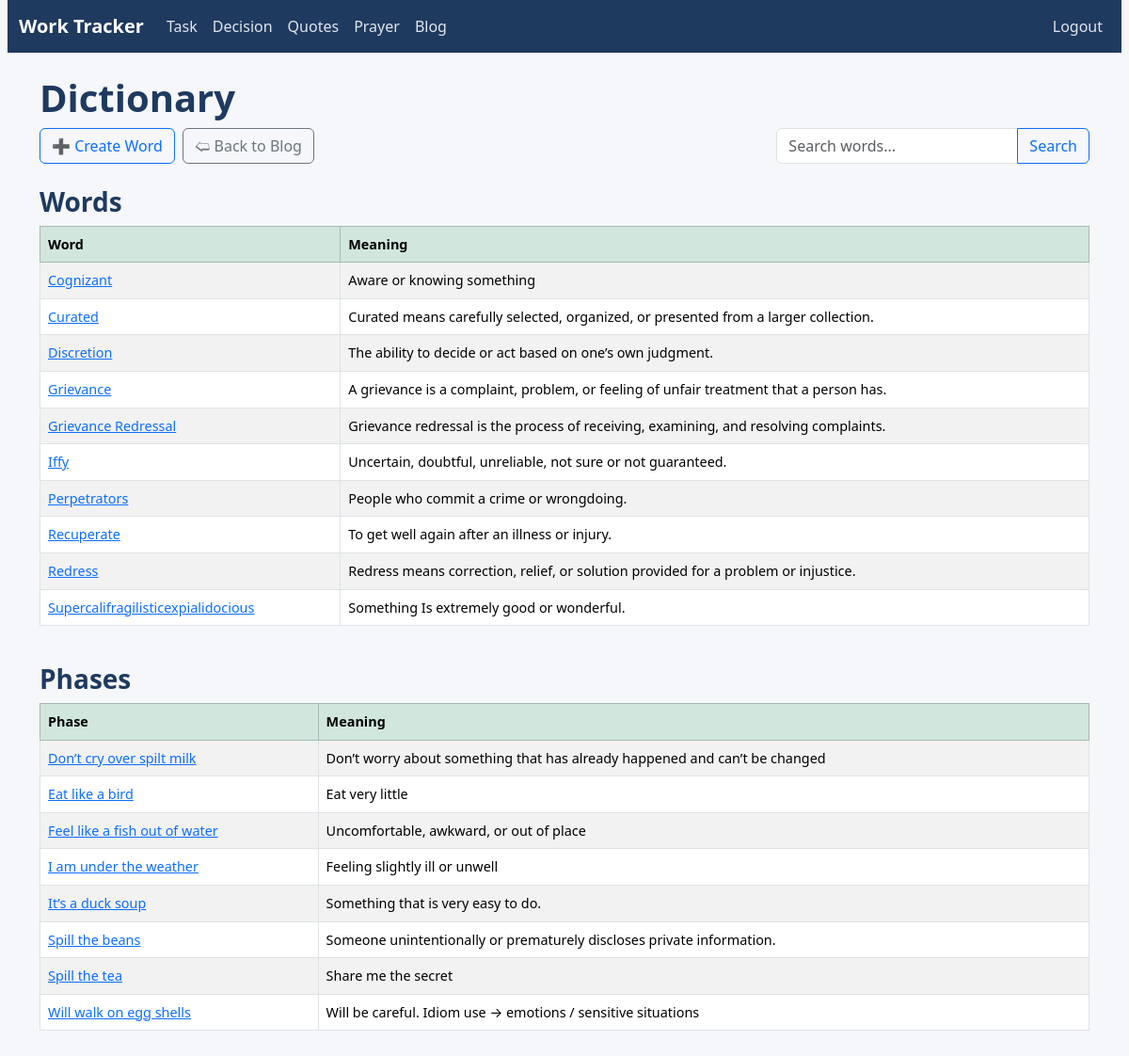
Page /blogs/words/ (signed in) on the earlier database version.
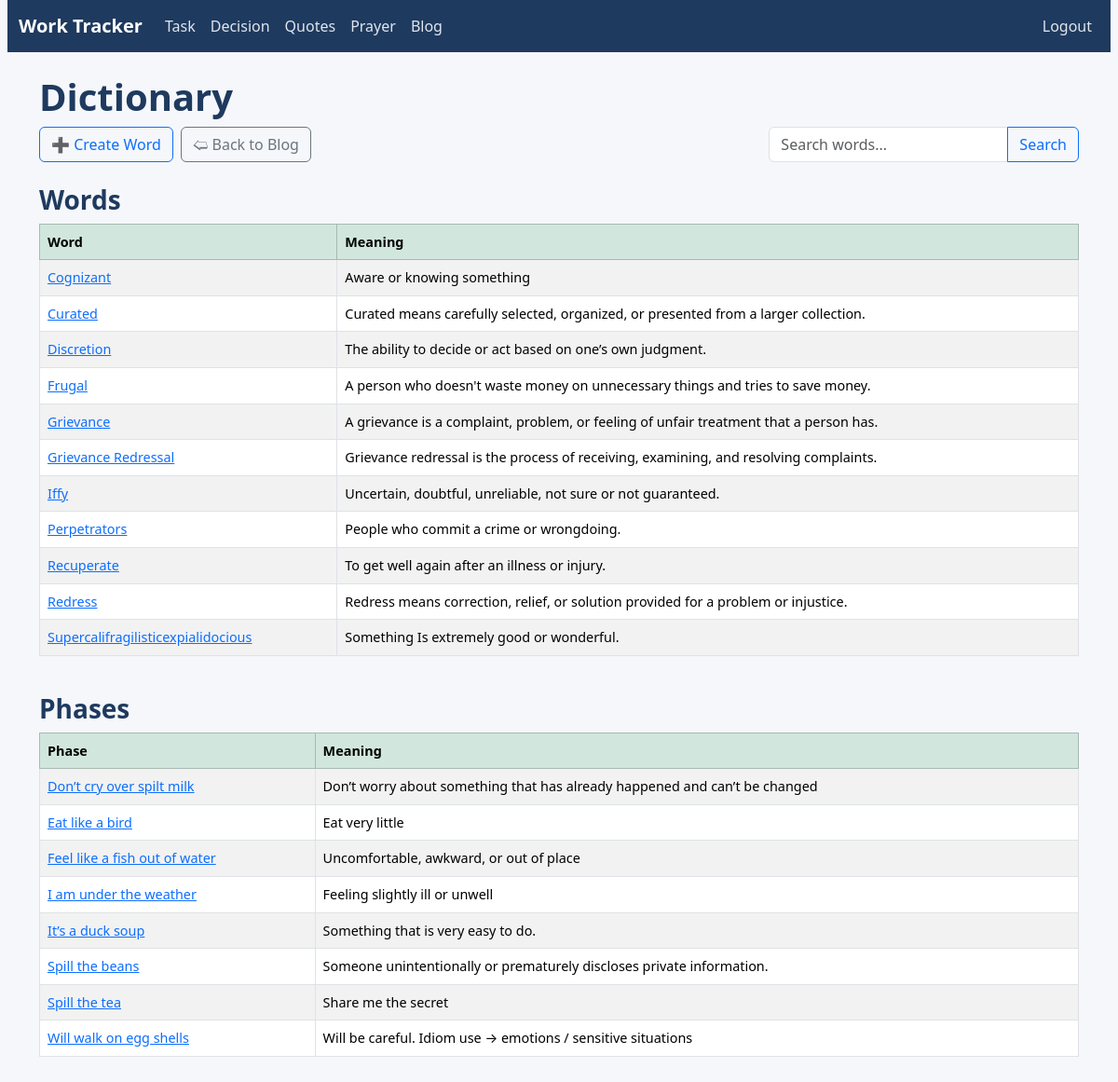
Same page on the later database version.
### blog/models.py (models this page shows, shortened)
class Word(models.Model):
    word = models.CharField(max_length=100, unique=True)
    is_phase = models.BooleanField(default=False)
    meaning = models.TextField()
    example = models.TextField(help_text="Usage example", blank=True)
    created_at = models.DateTimeField(auto_now_add=True)

### blog/views.py (the view)
# urls.py: path('words/', views.word_list, name='word_list'),
@login_required
def word_list(request):
    query = request.GET.get('q', '')
    word_objects = Word.objects.all()
    if query:
        word_objects = word_objects.filter(
            Q(word__icontains=query) |
            Q(meaning__icontains=query) |
            Q(example__icontains=query)
        )
    word_objects = word_objects.order_by('word', '-created_at')
    words = word_objects.filter(is_phase=False)
    phases = word_objects.filter(is_phase=True)
    return render(request, 'blog/word_list.html', {'words': words, 'phases': phases, 'query': query})

### templates/blog/word_list.html
{% extends 'base.html' %}
{% load static %}
{% block content %}
<h1>Dictionary</h1>
<div class="d-flex flex-wrap align-items-center justify-content-between mb-3">
    <div class="d-flex gap-2 mb-2">
        <a href="{% url 'blogs:word_create' %}" class="btn btn-outline-primary">➕ Create Word</a>
        <a href="{% url 'blogs:blog_list' %}" class="btn btn-outline-secondary">🢨 Back to Blog</a>
    </div>
    <form method="get" class="d-flex align-items-center mb-2 ms-auto">
        <div class="input-group">
            <input type="text" name="q" class="form-control" placeholder="Search words..." value="{{ query }}">
            <button class="btn btn-outline-primary" type="submit">Search</button>
        </div>
    </form>
</div>
<h3>Words</h3>
{% if words %}
  <div class="table-responsive mb-4">
    <table class="table table-bordered table-striped align-middle text-nowrap">
      <thead class="table-success">
        <tr>
          <th>Word</th>
          <th>Meaning</th>
        </tr>
      </thead>
      <tbody>
        {% for word in words %}
        <tr>
          <td> <a href="{% url 'blogs:word_detail' word.id %}">{{ word.word }}</a></td>
          <td>{{ word.meaning }}</td>
        </tr>
        {% endfor %}
      </tbody>
    </table>
  </div>
{% else %}
  <p class="text-muted">No words found.</p>
{% endif %}
<h3>Phases</h3>
{% if phases %}
  <div class="table-responsive mb-4">
    <table class="table table-bordered table-striped align-middle text-nowrap">
      <thead class="table-success">
        <tr>
          <th>Phase</th>
          <th>Meaning</th>
        </tr>
      </thead>
      <tbody>
        {% for phase in phases %}
        <tr>
          <td> <a href="{% url 'blogs:word_detail' phase.id %}">{{ phase.word }}</a></td>
          <td>{{ phase.meaning }}</td>
        </tr>
        {% endfor %}
      </tbody>
    </table>
  </div>
{% else %}
  <p class="text-muted">No phases found.</p>
{% endif %}
{% endblock %}

Differences in the rows shown:
added Word: word "Frugal", meaning "A person who doesn't waste money on unnecessary things and tries to save money.", shown under "Words"
